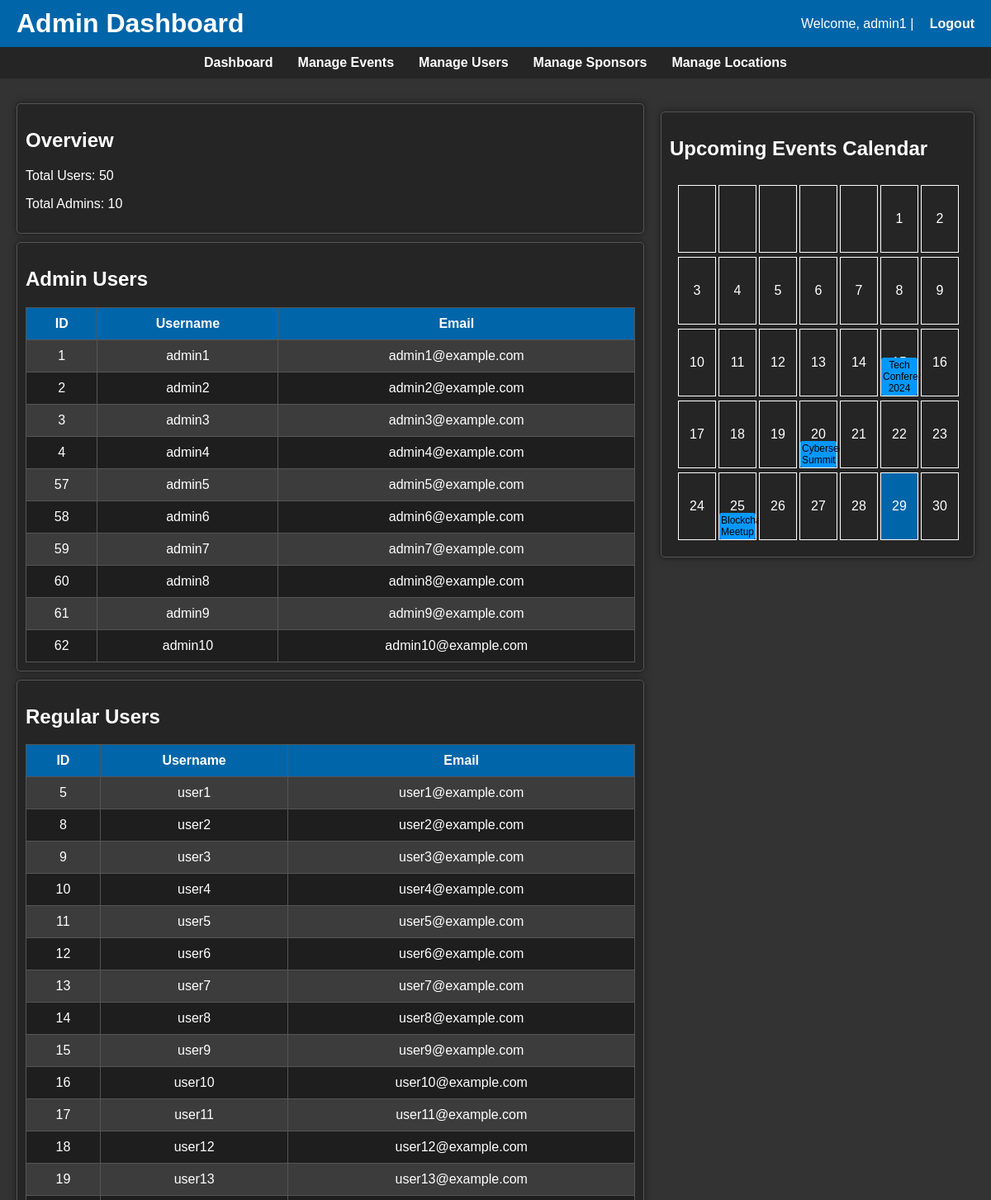
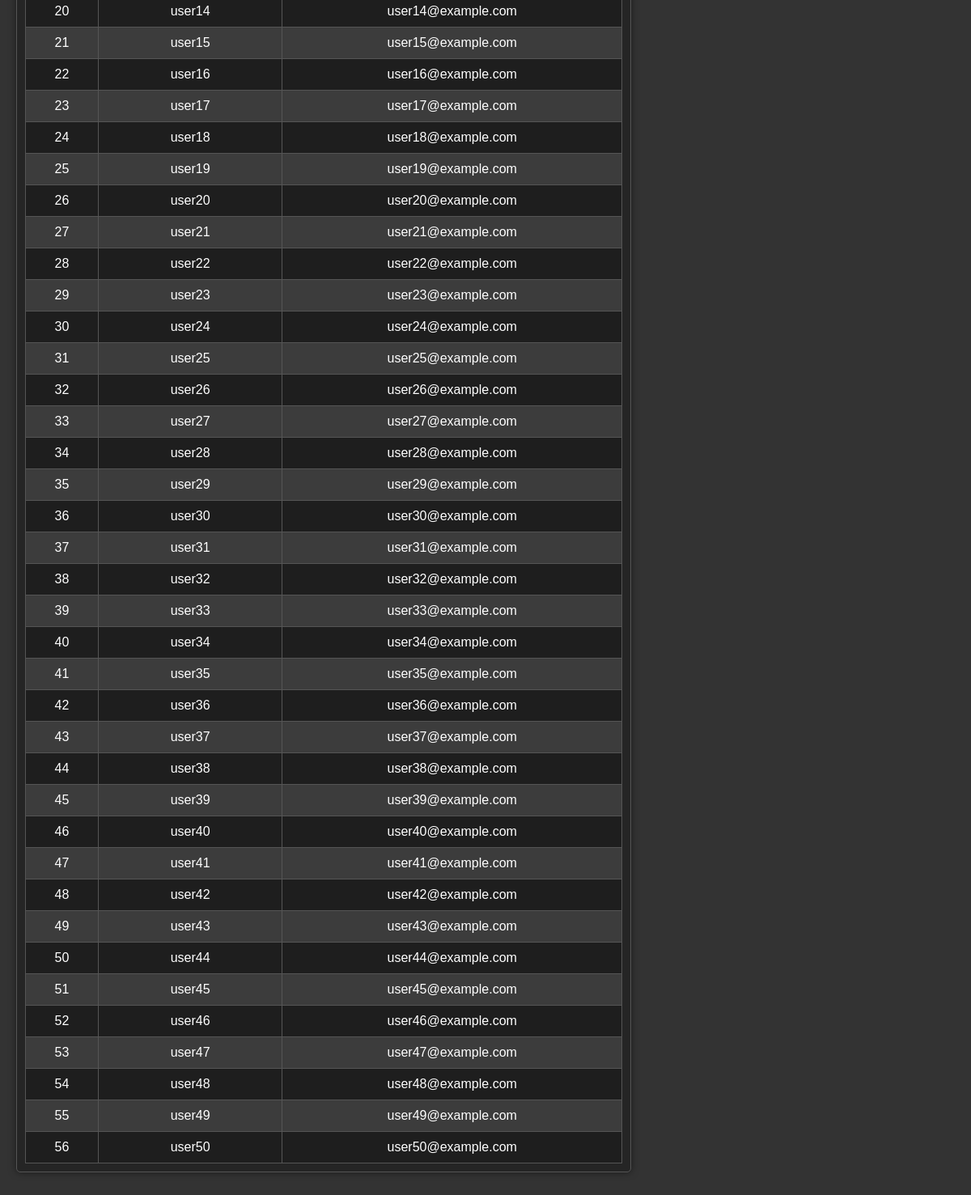
Page /admin/admin.php (signed in) on the earlier database version (2 pictures, top to bottom).
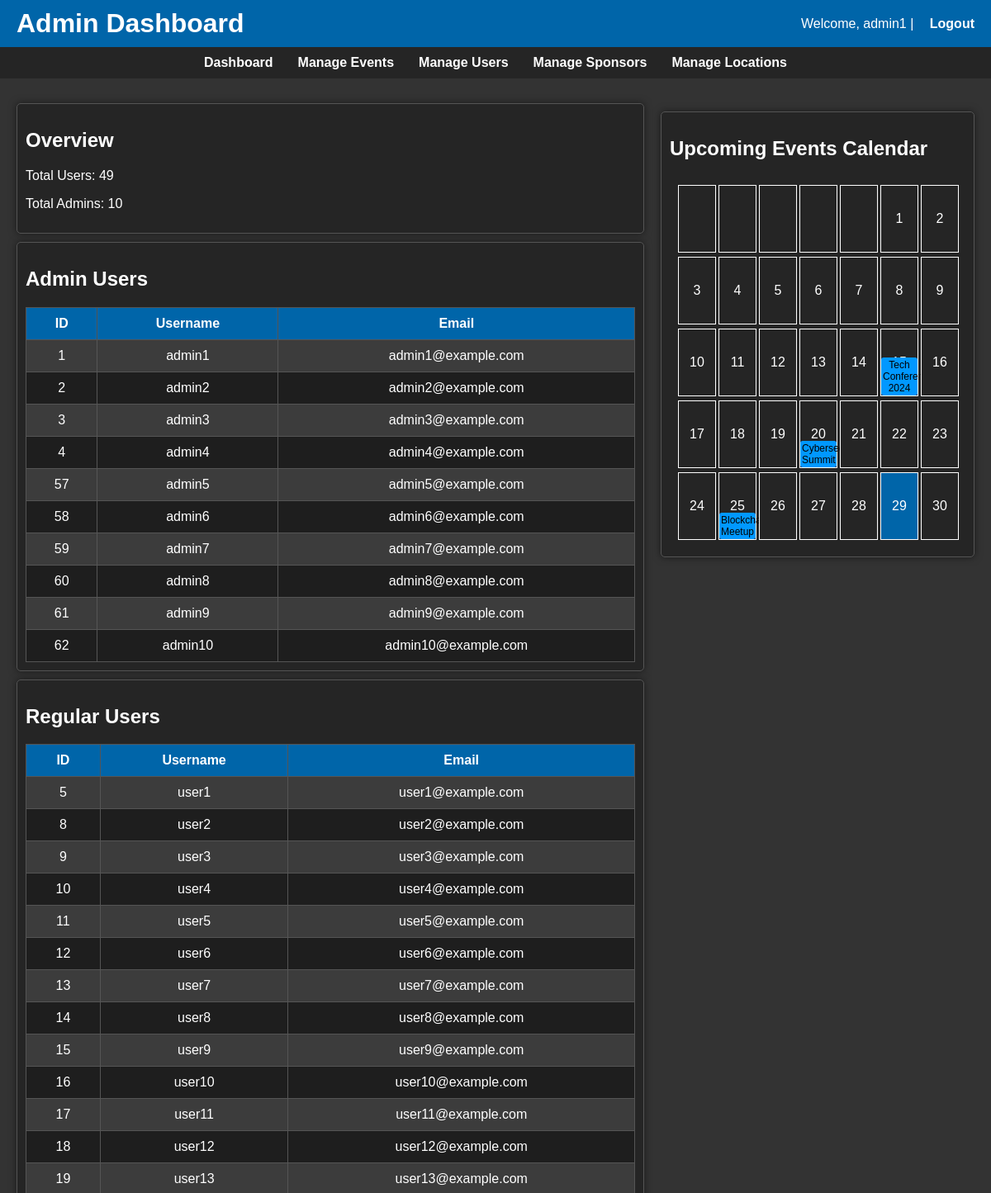
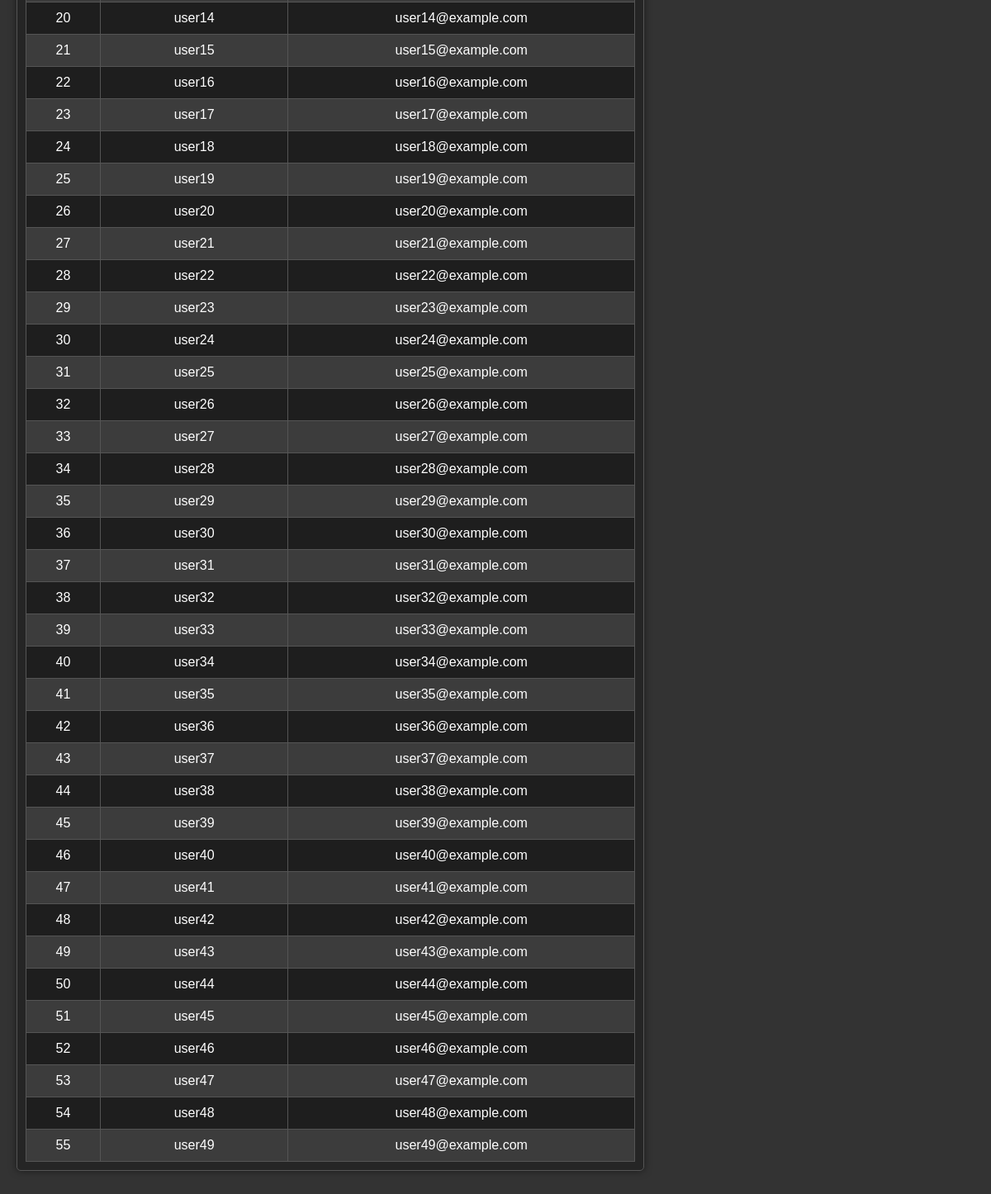
Same page on the later database version (2 pictures, top to bottom).
### tables this page shows
CREATE TABLE `users` (
  `user_id` int(11) NOT NULL,
  `username` varchar(50) NOT NULL,
  `password` varchar(255) DEFAULT NULL,
  `email` varchar(100) NOT NULL,
  `user_type` varchar(10) DEFAULT NULL,
  `created_at` timestamp NOT NULL DEFAULT CURRENT_TIMESTAMP
);

### admin/admin.php (the view, shortened to what this page needs)
<?php
include '../config/db_connect.php';
$total_users = $conn->query("SELECT COUNT(*) AS total FROM Users WHERE user_type = 'User'")->fetch_assoc()['total'];
$total_admins = $conn->query("SELECT COUNT(*) AS total FROM Users WHERE user_type = 'Admin'")->fetch_assoc()['total'];
$users = $conn->query("SELECT * FROM Users WHERE user_type = 'User' ORDER BY user_id ASC");
$admins = $conn->query("SELECT * FROM Users WHERE user_type = 'Admin' ORDER BY user_id ASC");
?>
<!DOCTYPE html>
<html lang="en">
<head>
    <link rel="stylesheet" href="/assets/css/style2.css">
</head>
<body>
    <header>
        <h1>Admin Dashboard</h1>
        <p>Welcome, <?php echo htmlspecialchars($_SESSION['username']); ?> | <a href="/auth/logout.php">Logout</a></p>
    </header>
    <nav>
        <a href="/admin/admin.php">Dashboard</a>
        <a href="/admin/admin_events.php">Manage Events</a>
        <a href="/admin/admin_users.php">Manage Users</a>
        <a href="/admin/admin_sponsors.php">Manage Sponsors</a>
        <a href="/admin/admin_locations.php">Manage Locations</a>
    </nav>
    <div class="container">
        <div class="users-section">
            <div class="section">
                <h2>Overview</h2>
                <p>Total Users: <?php echo $total_users; ?></p>
                <p>Total Admins: <?php echo $total_admins; ?></p>
            </div>
            <div class="section">
                <h2>Admin Users</h2>
                <table border="1" cellpadding="5" cellspacing="0">
                    <tr>
                        <th>ID</th>
                        <th>Username</th>
                        <th>Email</th>
                    </tr>
                    <?php while ($admin = $admins->fetch_assoc()): ?>
                    <tr>
                        <td><?php echo $admin['user_id']; ?></td>
                        <td><?php echo $admin['username']; ?></td>
                        <td><?php echo $admin['email']; ?></td>
                    </tr>
                    <?php endwhile; ?>
                </table>
            </div>
            <div class="section">
                <h2>Regular Users</h2>
                <table border="1" cellpadding="5" cellspacing="0">
                    <tr>
                        <th>ID</th>
                        <th>Username</th>
                        <th>Email</th>
                    </tr>
                    <?php while ($user = $users->fetch_assoc()): ?>
                    <tr>
                        <td><?php echo $user['user_id']; ?></td>
                        <td><?php echo $user['username']; ?></td>
                        <td><?php echo $user['email']; ?></td>
                    </tr>
                    <?php endwhile; ?>
                </table>
            </div>
        </div>
        <div class="calendar-container">
            <div class="section">
                <h2>Upcoming Events Calendar</h2>
                <div class="calendar" id="calendar"></div>
            </div>
        </div>
    </div>
</body>
</html>

Differences in the rows shown:
removed users: user_id "56", username "user50", email "user50@example.com", shown under "Regular Users"
Other differences:
$total_users: "50" → "49"
